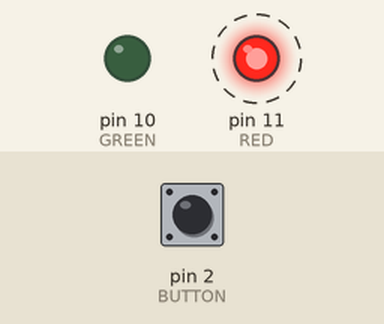
Recording of a sketch running on a simulated Arduino Uno, built with avr-gcc and run on an emulated ATmega328P. On the bench: output pins drawn as LEDs (lit = HIGH). Dashed ring = blinking. The inputs (shaded band) are chosen by the test bench; at power-on: pin 2 (BUTTON) HIGH.

Above: at 1.2 s.
1.3 s: pin 2 (BUTTON) pulled LOW for 0.15 s
At 2.4 s:
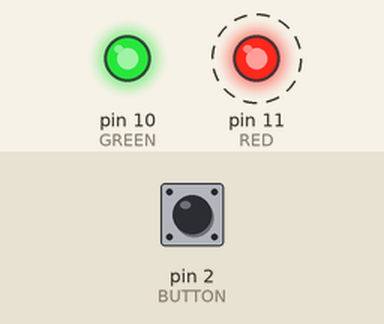
4.3 s: pin 2 (BUTTON) pulled LOW for 1 s
At 7.9 s:
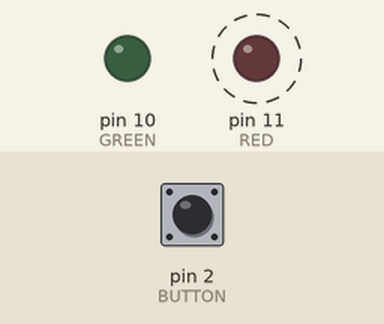
8.0 s: pin 2 (BUTTON) pulled LOW for 3.2 s
At 8.9 s:
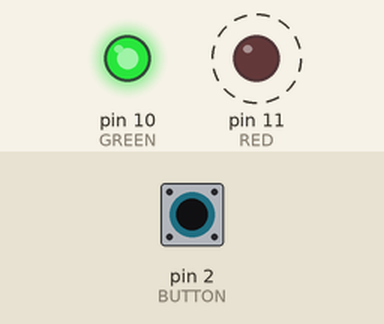
Timing chart, 0 to 18.7 s (numbered marks = the images above; inputs shaded):
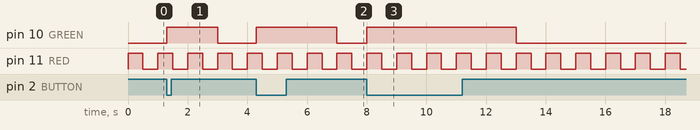

Measured:
- after the input at 1.3 s, pin 10 (GREEN): LOW → HIGH at once, → LOW 1.7 s later
- after the input at 4.3 s, pin 10 (GREEN): LOW → HIGH at once, → LOW 2.7 s later
- after the input at 8.0 s, pin 10 (GREEN): LOW → HIGH at once, → LOW 5.0 s later
- by itself, pin 11 (RED): alternates HIGH for 0.50 s and LOW for 0.50 s

The sketch:

10_interrupt.ino
```cpp
int RED = 11;
int GREEN = 10;
int BUTTON = 2;
long oldTime = 0;

void setup(){
  pinMode(RED,OUTPUT);
  pinMode(GREEN,OUTPUT);
  pinMode(BUTTON,INPUT_PULLUP);
  attachInterrupt(INT0,event,LOW);
}
void event(){
  digitalWrite(GREEN,HIGH);
  oldTime = millis();
}

void loop(){
  digitalWrite(RED,HIGH);
  delay(500);
  digitalWrite(RED,LOW);
  delay(500);
  if(millis()-oldTime>1000)
    digitalWrite(GREEN,LOW);
}
```
